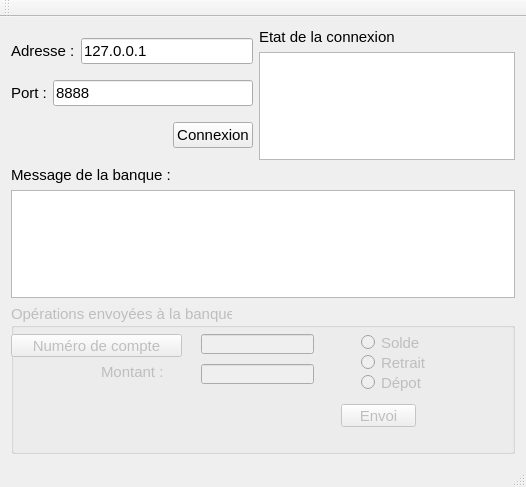
<?xml version="1.0" encoding="UTF-8"?>
<ui version="4.0">
 <class>ClientBanqueWindow</class>
 <widget class="QMainWindow" name="ClientBanqueWindow">
  <property name="geometry">
   <rect>
    <x>0</x>
    <y>0</y>
    <width>526</width>
    <height>487</height>
   </rect>
  </property>
  <property name="windowTitle">
   <string>Distributeur Automatique de Billets</string>
  </property>
  <widget class="QWidget" name="centralWidget">
   <layout class="QVBoxLayout" name="verticalLayout_4">
    <item>
     <layout class="QHBoxLayout" name="horizontalLayout_4">
      <item>
       <layout class="QVBoxLayout" name="verticalLayout">
        <item>
         <layout class="QHBoxLayout" name="horizontalLayout">
          <item>
           <widget class="QLabel" name="label_2">
            <property name="font">
             <font>
              <pointsize>11</pointsize>
             </font>
            </property>
            <property name="text">
             <string>Adresse :</string>
            </property>
           </widget>
          </item>
          <item>
           <widget class="QLineEdit" name="lineEditAdresse">
            <property name="font">
             <font>
              <pointsize>11</pointsize>
             </font>
            </property>
            <property name="text">
             <string>127.0.0.1</string>
            </property>
           </widget>
          </item>
         </layout>
        </item>
        <item>
         <layout class="QHBoxLayout" name="horizontalLayout_2">
          <item>
           <widget class="QLabel" name="label_3">
            <property name="font">
             <font>
              <pointsize>11</pointsize>
             </font>
            </property>
            <property name="text">
             <string>Port :</string>
            </property>
           </widget>
          </item>
          <item>
           <widget class="QLineEdit" name="lineEditPort">
            <property name="font">
             <font>
              <pointsize>11</pointsize>
             </font>
            </property>
            <property name="text">
             <string>8888</string>
            </property>
           </widget>
          </item>
         </layout>
        </item>
        <item>
         <layout class="QHBoxLayout" name="horizontalLayout_3">
          <item>
           <spacer name="horizontalSpacer">
            <property name="orientation">
             <enum>Qt::Horizontal</enum>
            </property>
            <property name="sizeHint" stdset="0">
             <size>
              <width>40</width>
              <height>20</height>
             </size>
            </property>
           </spacer>
          </item>
          <item>
           <widget class="QPushButton" name="pushButtonConnexion">
            <property name="font">
             <font>
              <pointsize>11</pointsize>
             </font>
            </property>
            <property name="text">
             <string>Connexion</string>
            </property>
           </widget>
          </item>
         </layout>
        </item>
       </layout>
      </item>
      <item>
       <layout class="QVBoxLayout" name="verticalLayout_2">
        <item>
         <widget class="QLabel" name="label_5">
          <property name="font">
           <font>
            <pointsize>11</pointsize>
           </font>
          </property>
          <property name="text">
           <string>Etat de la connexion</string>
          </property>
         </widget>
        </item>
        <item>
         <widget class="QListWidget" name="listWidgetEtat"/>
        </item>
       </layout>
      </item>
     </layout>
    </item>
    <item>
     <layout class="QVBoxLayout" name="verticalLayout_3">
      <item>
       <widget class="QLabel" name="label_4">
        <property name="font">
         <font>
          <pointsize>11</pointsize>
         </font>
        </property>
        <property name="text">
         <string>Message de la banque :</string>
        </property>
       </widget>
      </item>
      <item>
       <widget class="QTextEdit" name="textEditMessageBanque"/>
      </item>
     </layout>
    </item>
    <item>
     <widget class="QGroupBox" name="groupBox">
      <property name="enabled">
       <bool>false</bool>
      </property>
      <property name="minimumSize">
       <size>
        <width>0</width>
        <height>150</height>
       </size>
      </property>
      <property name="font">
       <font>
        <pointsize>11</pointsize>
       </font>
      </property>
      <property name="title">
       <string>Opérations envoyées à la banque</string>
      </property>
      <widget class="QPushButton" name="pushButtonNumero">
       <property name="geometry">
        <rect>
         <x>0</x>
         <y>30</y>
         <width>171</width>
         <height>23</height>
        </rect>
       </property>
       <property name="text">
        <string>Numéro de compte</string>
       </property>
      </widget>
      <widget class="QLineEdit" name="lineEditNumero">
       <property name="geometry">
        <rect>
         <x>190</x>
         <y>30</y>
         <width>113</width>
         <height>20</height>
        </rect>
       </property>
      </widget>
      <widget class="QLabel" name="label">
       <property name="geometry">
        <rect>
         <x>90</x>
         <y>60</y>
         <width>81</width>
         <height>16</height>
        </rect>
       </property>
       <property name="text">
        <string>Montant :</string>
       </property>
      </widget>
      <widget class="QLineEdit" name="lineEditMontant">
       <property name="geometry">
        <rect>
         <x>190</x>
         <y>60</y>
         <width>113</width>
         <height>20</height>
        </rect>
       </property>
      </widget>
      <widget class="QRadioButton" name="radioButtonSolde">
       <property name="geometry">
        <rect>
         <x>350</x>
         <y>30</y>
         <width>82</width>
         <height>17</height>
        </rect>
       </property>
       <property name="text">
        <string>Solde</string>
       </property>
      </widget>
      <widget class="QRadioButton" name="radioButtonRetrait">
       <property name="geometry">
        <rect>
         <x>350</x>
         <y>50</y>
         <width>82</width>
         <height>17</height>
        </rect>
       </property>
       <property name="text">
        <string>Retrait</string>
       </property>
      </widget>
      <widget class="QRadioButton" name="radioButtonDepot">
       <property name="geometry">
        <rect>
         <x>350</x>
         <y>70</y>
         <width>82</width>
         <height>17</height>
        </rect>
       </property>
       <property name="text">
        <string>Dépot</string>
       </property>
      </widget>
      <widget class="QPushButton" name="pushButtonEnvoyer">
       <property name="geometry">
        <rect>
         <x>330</x>
         <y>100</y>
         <width>75</width>
         <height>23</height>
        </rect>
       </property>
       <property name="text">
        <string>Envoi</string>
       </property>
      </widget>
     </widget>
    </item>
   </layout>
  </widget>
  <widget class="QMenuBar" name="menuBar">
   <property name="geometry">
    <rect>
     <x>0</x>
     <y>0</y>
     <width>526</width>
     <height>26</height>
    </rect>
   </property>
  </widget>
  <widget class="QToolBar" name="mainToolBar">
   <attribute name="toolBarArea">
    <enum>TopToolBarArea</enum>
   </attribute>
   <attribute name="toolBarBreak">
    <bool>false</bool>
   </attribute>
  </widget>
  <widget class="QStatusBar" name="statusBar"/>
 </widget>
 <layoutdefault spacing="6" margin="11"/>
 <resources/>
 <connections/>
</ui>
